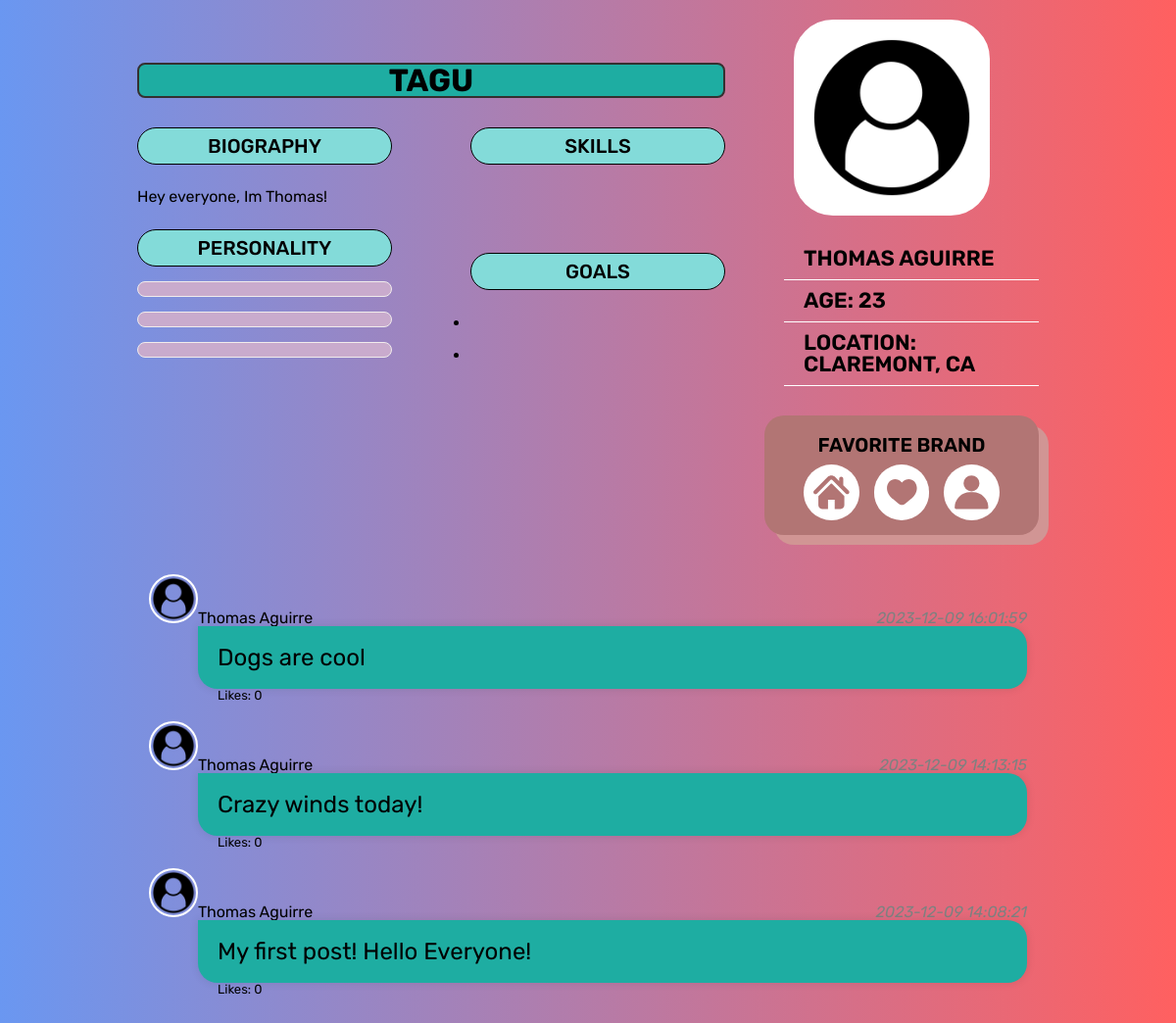
/profile.php?user=2, run on an earlier commit of the app's database.
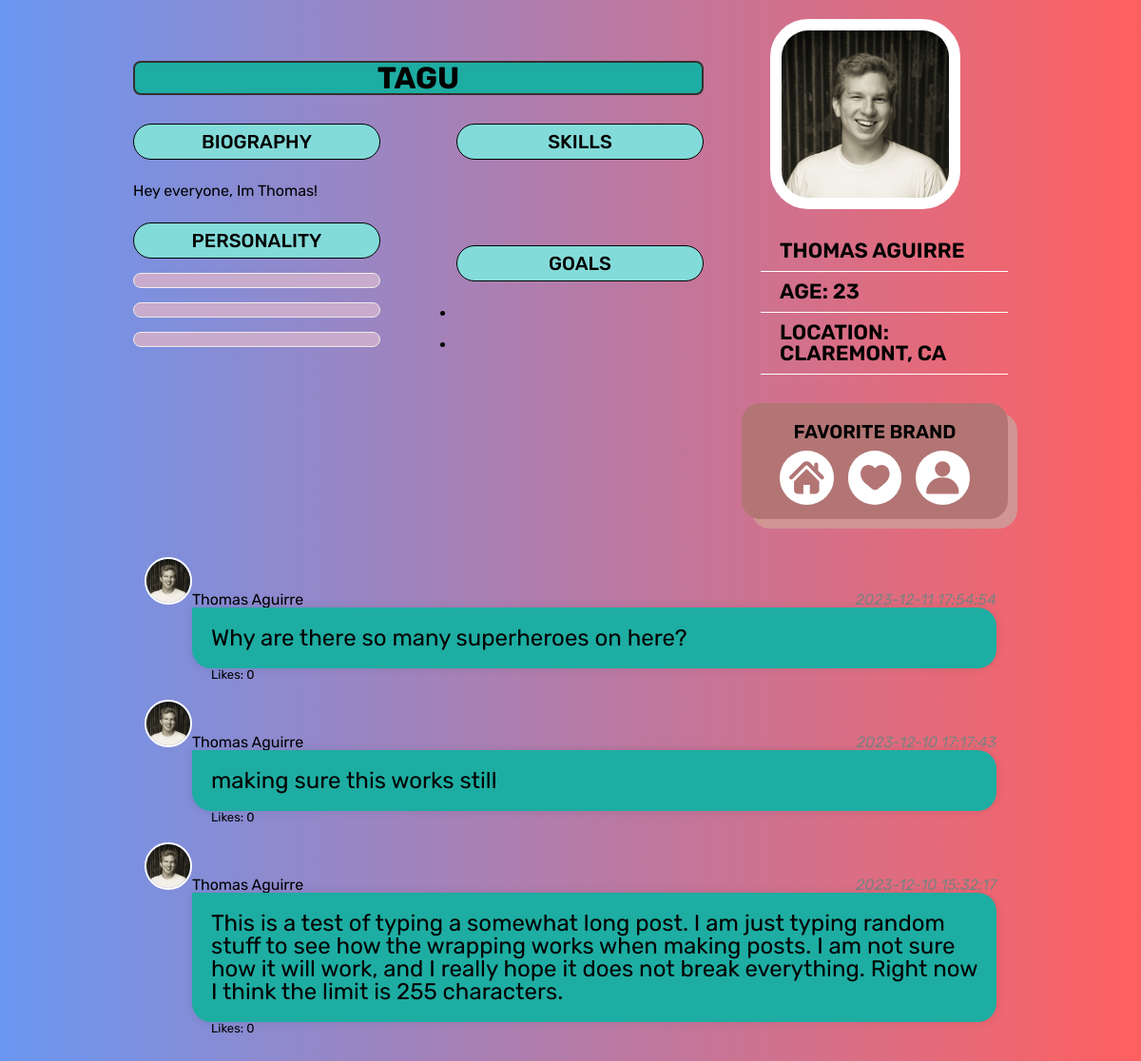
And on a later commit of the database.
### tables this page shows
CREATE TABLE `User` (
  `UserID` int NOT NULL AUTO_INCREMENT,
  `Username` varchar(255) DEFAULT NULL,
  `Email` varchar(255) DEFAULT NULL,
  `Password` varchar(255) DEFAULT NULL,
  `FirstName` varchar(255) DEFAULT NULL,
  `LastName` varchar(255) DEFAULT NULL,
  `DOB` date DEFAULT NULL,
  `PFP` varchar(255) DEFAULT NULL,
  `Location` varchar(255) DEFAULT NULL,
  `Bio` text,
  `Registered` date DEFAULT NULL,
  PRIMARY KEY (`UserID`)
);

CREATE TABLE `Post` (
  `PostID` int NOT NULL AUTO_INCREMENT,
  `UserID` int DEFAULT NULL,
  `Content` varchar(255) DEFAULT NULL,
  `PostDate` datetime DEFAULT NULL,
  `Likes` int DEFAULT NULL,
  PRIMARY KEY (`PostID`),
  KEY `UserID` (`UserID`),
  CONSTRAINT `Post_ibfk_1` FOREIGN KEY (`UserID`) REFERENCES `User` (`UserID`)
);

### back-end/get-user-info.php (called while the page is built, shortened)
<?php
include($_SERVER['DOCUMENT_ROOT'].'/back-end/db.php');
if(isset($_GET['user'])){
  $uid = $_GET['user'];
}
else {
  $uid = $_SESSION['userID'];
}
$selectQuery = "SELECT Username, Email, FirstName, LastName, DOB, PFP, Location, Bio, Skill1, Skill2, Skill3, Trait1, Trait2, Trait3, Goal1, Goal2
                FROM socialsync.User
                WHERE UserID = $uid";
$result = $conn->query($selectQuery);
if ($result->num_rows > 0) {
  while ($row = $result->fetch_assoc()) {
    $pfp = $row['PFP'];
    $Username = $row['Username'];
    $Location = $row['Location'];
    $Bio = $row['Bio'];
    $Fname = $row['FirstName'];
    $Lname = $row['LastName'];
    $DOB = $row['DOB'];
  }
}
else {
    echo "No User found.";
}
?>

### profile.php (the view, shortened to what this page needs)
<!DOCTYPE html>
<html>
    <head>
        <link href="./site.css" rel="stylesheet" type="text/css" />
        <link href="./index.css" rel="stylesheet" type="text/css" />
        <link href="./profile.css" rel="stylesheet" type="text/css" />
    </head>
    <body>
        <?php include($_SERVER['DOCUMENT_ROOT'].'/back-end/get-user-info.php'); ?>
        <div class="profile-page-wrapper">
                <div class="profile-container">
                    <div class="profile-row">
                            <div class="profile-left-panel">
                                <?php echo '<h1 class="profile-heading">'.$Username.'</h1>'; ?>
                                <div class="profile-column-row">
                                    <div class="profile-column">
                                            <div class="profile-tag-wrapper">biography</div>
                                            <?php echo '<div class="profile-biography-text">'.$Bio.'</div>'; ?>
                                            <div class="profile-tag-wrapper">personality</div>
                                            <div class="skill-range-slider">
                                                    <div class="range-slider-container">
                                                    </div>
                                            </div>
                                            <div class="skill-range-slider">
                                                <div class="range-slider-container">
                                                </div>
                                            </div>
                                            <div class="skill-range-slider">
                                                <div class="range-slider-container">
                                                </div>
                                            </div>
                                    </div>
                                    <div class="profile-column column-2">
                                        <div class="profile-tag-wrapper">skills</div>
                                        <div class="profile-skill-container">
                                        </div>
                                        <div class="profile-tag-wrapper">goals</div>
                                        <div class="profile-goal-container">
                                                <ul>
                                                    <?php echo '<li>'.$Goal1.'</li>'; ?>
                                                    <?php echo '<li>'.$Goal2.'</li>'; ?>
                                                </ul>
                                        </div>
                                    </div>
                                </div>
                            </div>
                            <div class="profile-right-panel">
                                        <div class="profile-photo-container">
                                            <?php echo '<img src="./assets/user/' . $pfp . '" alt="Profile Picture" class="profile-image x_large">'; ?>
                                        </div>
                                        <div class="profile-details-container">
                                            <ul>
                                                <?php echo '<li>'.$Fname.' '.$Lname.'</li>'; ?>
                                                <?php
                                                    $from = new DateTime($DOB);
                                                    $to   = new DateTime('today');
                                                    echo '<li>age: <span>'.$from->diff($to)->y.'</span></li>';
                                                ?>
                                                <?php echo '<li>Location: <span class="caps">'.$Location.'</span></li>'; ?>
                                            </ul>
                                        </div>
                                        <div class="profile-fav-brand-container">
                                            <div class="p-b-front">
                                                <div class="p-brand-heading">favorite brand</div>
                                                <div class="profile-fav-row">
                                                    <div class="p-fav-item">
                                                    </div>
                                                    <div class="p-fav-item">
                                                    </div>
                                                    <div class="p-fav-item">
                                                    </div>
                                                </div>
                                            </div>
                                        </div>
                            </div>
                    </div>
                </div>
            <?php
                if(isset($_GET['user'])){
                    $calluser = $_GET['user'];
                }
                else {
                    $calluser = $_SESSION['userID'];
                }
                include($_SERVER['DOCUMENT_ROOT'].'/back-end/get-posts.php');
            ?>
        </div>
    </body>
</html>

### back-end/get-posts.php (shortened to what this page needs)
<?php
include($_SERVER['DOCUMENT_ROOT'].'/back-end/db.php');
if(isset($calluser)) {
    $selectQuery = "SELECT
                        P.Content,
                        P.PostDate,
                        P.Likes,
                        U.UserID,
                        U.FirstName,
                        U.LastName,
                        U.PFP
                    FROM
                        socialsync.Post P
                    JOIN
                        socialsync.User U ON P.UserID = U.UserID
                    WHERE P.UserID = $calluser
                    ORDER BY
                        P.PostDate DESC";
}
$result = $conn->query($selectQuery);
if ($result->num_rows > 0) {
    echo '<div class="post-container">';
    while ($row = $result->fetch_assoc()) {
        echo '<div class="post">';
        echo '<div class="post-heading">';
        echo '<a style="text-decoration:none;color:inherit" href="profile.php?user='.$row['UserID'].'">';
        echo '<img src="./assets/user/' . $row['PFP'] . '" alt="Profile Picture" class="profile-image small">';
        echo "<p>" . $row['FirstName'] . " " . $row['LastName'];
        echo '</a>';
        echo '<div class="post-date">';
        echo "<p>" . $row['PostDate'] . "</p>";
        echo "</div>";
        echo "</div>";
        echo '<div class="post-content">';
        echo "<p>" . $row['Content'] . "</p>";
        echo "</div>";
        echo '<div class="post-footer">';
        echo "<p>Likes: " . $row['Likes'] . "</p>";
        echo "</div>";
        echo "</div>";
    }
    echo "</div>";
} else {
    echo "No posts found.";
}
?>

### site.css (style rules this page uses)
body, html { height: 100%; margin: 0; padding: 0; }
body { font-family: Arial, sans-serif; background-color: #83dbd9; }
.post-container { margin: 20px; padding: 20px; border-radius: 8px; }
.post { display: flex; flex-direction: column; margin-bottom: 20px; padding-right: 10%; padding-left: 10%; }
.post-heading { display: flex; flex-direction: row; align-items: flex-end; }
.post-date { color: gray; font-style: italic; margin-left: auto; }
.post-content { background-color: #1eada2; padding: 20px; margin-left: 50px; border-radius: 0px 20px 20px 20px; box-shadow: 0 0 10px rgba(0, 0, 0, 0.1); font-size: x-large; }
.post-footer { display: flex; flex-direction: row; margin-left: 70px; font-size: small; }
.post p { margin: 0; }
.profile-image { overflow: hidden; border-radius: 50%; border: 2px solid #fff; }
.profile-image.small { width: 50px; height: 50px; }
.profile-image.x_large { width: 200px; height: 200px; }

### index.css (style rules this page uses)
*, *::before, *::after { box-sizing: border-box }
body { font-family: 'Rubik', sans-serif; margin: 0; padding: 0; font-size: 100%; line-height: 1; text-rendering: optimizeLegibility; -webkit-font-smoothing: antialiased; -webkit-text-size-adjust: 100%; font-synthesis-weight: none; background-color: #00c9f9; }

### profile.css (style rules this page uses)
:root { --tagColor:#74bffb; --rangeSliderBgColor:#c9abcd; --profileImageBorderColor:#e4c186; --quotoColor:#739469; --quotoShadowColor:#98ad8b; --brandBgColor:#b27574; --brandShadowColor:#d19594; --profileDetailsBorderColor:#fff; }
body { background: linear-gradient(90deg,#6a97f1, #ff6060); }
.profile-page-wrapper { min-height: 100vh; padding: 0px 0px 60px 0px; }
.profile-container { max-width: 920px; width: calc(100% - 40px); margin: 0 auto; }
.profile-row { display: flex; flex-wrap: wrap; }
.profile-left-panel { width: calc(100% - 320px); padding: 7% 0px 0px 0px; }
.profile-right-panel { width: 320px; padding: 0px 0px 0px 20px; }
.profile-heading { margin: 0px 0px 30px 0px; text-transform: uppercase; text-align: center; background-color: #1eada2; border: 2px solid rgb(52, 48, 48); border-radius: 8px; }
.profile-column-row { display: flex; flex-wrap: wrap; justify-content: space-between; }
.profile-column { width: calc(50% - 40px); }
.profile-tag-wrapper { background-color: #83dbd9; text-transform: uppercase; font-weight: 500; text-align: center; padding: 8px 12px; font-size: 20px; line-height: 1; border-radius: 20px; border: 1px solid black; }
.profile-biography-text { margin: 20px 0px; font-size: 16px; text-align: justify; line-height: 26px; }
.skill-range-slider { position: relative; }
.range-slider-container { width: 100%; height: 16px; background-color: var(--rangeSliderBgColor); position: relative; border-radius: 20px; border: 1px solid rgb(241, 236, 236); }
.skill-range-slider { margin: 15px 0px 0px 0px; }
.profile-skill-container { margin: 30px 0px; }
.profile-goal-container ul li { font-size: 16px; line-height: 28px; list-style: disc; }
.profile-goal-container ul li:not(:last-child) { margin: 0px 0px 5px 0px; }
.profile-photo-container { padding: 20px 0px 0px 0px; text-align: center; }
.profile-photo-container .profile-image { background-color: #fff; padding: 10px; border-radius: 40px; }
.profile-goal-container ul { margin: 20px 0px; padding: 0px; }
.profile-details-container ul { margin: 20px 0px 0px 0px; padding: 0px; }
.profile-details-container { padding: 0px 0px 0px 40px; }
.profile-details-container ul li { list-style: none; padding: 10px 20px 10px 20px; border-bottom: 1px solid var(--profileDetailsBorderColor); text-transform: uppercase; font-weight: 600; font-size: 22px; }
.profile-details-container ul li span { text-transform: capitalize; }
.profile-details-container ul li span.caps { text-transform: uppercase; }
.profile-fav-brand-container { margin: 30px 0px 0px 20px; position: relative; }
.profile-fav-brand-container .p-b-front { padding: 20px 40px 15px 40px; border-radius: 20px; background-color: var(--brandBgColor); position: relative; z-index: 1; }
.profile-fav-brand-container .p-brand-heading { text-align: center; text-transform: uppercase; font-weight: 600; font-size: 20px; margin: 0px 0px 10px 0px; }
.profile-fav-row { display: flex; flex-wrap: wrap; justify-content: space-between; }
.profile-fav-row .p-fav-item { width: calc(33.33% - 10px); background-color: #fff; border-radius: 100%; padding: 10px; display: flex; align-items: center; justify-content: center; position: relative; cursor: pointer; }
.profile-fav-row .p-fav-item svg { width: 100%; height: 100%; }

What changed in the data, as far as the page shows it:
removed post: UserID.PFP (placeholder picture), UserID.FirstName "Thomas", UserID.LastName "Aguirre", PostDate "2023-12-09 16:01:59", Content "Dogs are cool", Likes "0"
removed post: UserID.PFP (placeholder picture), UserID.FirstName "Thomas", UserID.LastName "Aguirre", PostDate "2023-12-09 14:13:15", Content "Crazy winds today!", Likes "0"
removed post: UserID.PFP (placeholder picture), UserID.FirstName "Thomas", UserID.LastName "Aguirre", PostDate "2023-12-09 14:08:21", Content "My first post! Hello Everyone!", Likes "0"
changed user "TAGU": PFP: picture added in place of a placeholder
added post: UserID.PFP (picture), UserID.FirstName "Thomas", UserID.LastName "Aguirre", PostDate "2023-12-11 17:54:54", Content "Why are there so many superheroes on here?", Likes "0"
added post: UserID.PFP (picture), UserID.FirstName "Thomas", UserID.LastName "Aguirre", PostDate "2023-12-10 17:17:43", Content "making sure this works still", Likes "0"
added post: UserID.PFP (picture), UserID.FirstName "Thomas", UserID.LastName "Aguirre", PostDate "2023-12-10 15:32:17", Content "This is a test of typing a somewhat long post. I am just typing random stuff to see how the wrapping works when making posts. I am not sure how it will work, and I really hope it does not break everything. Right now I think the limit is 255 characters.", Likes "0"
